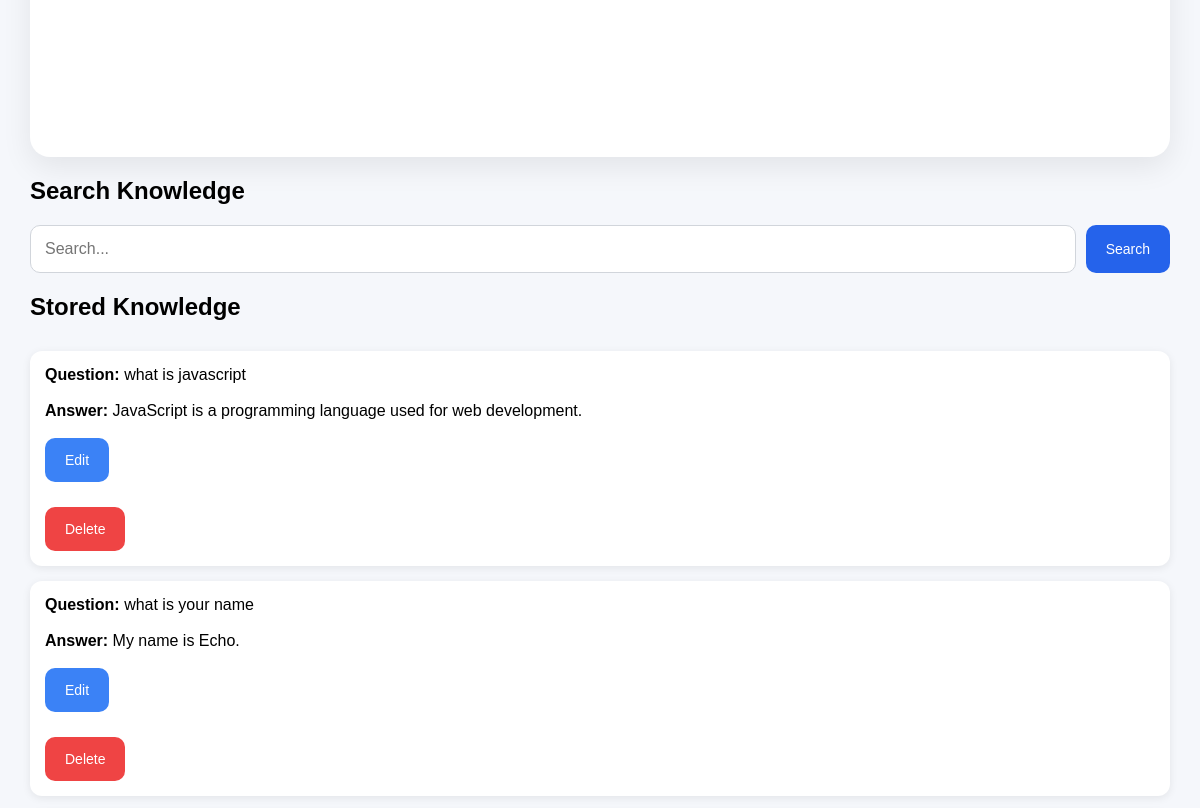
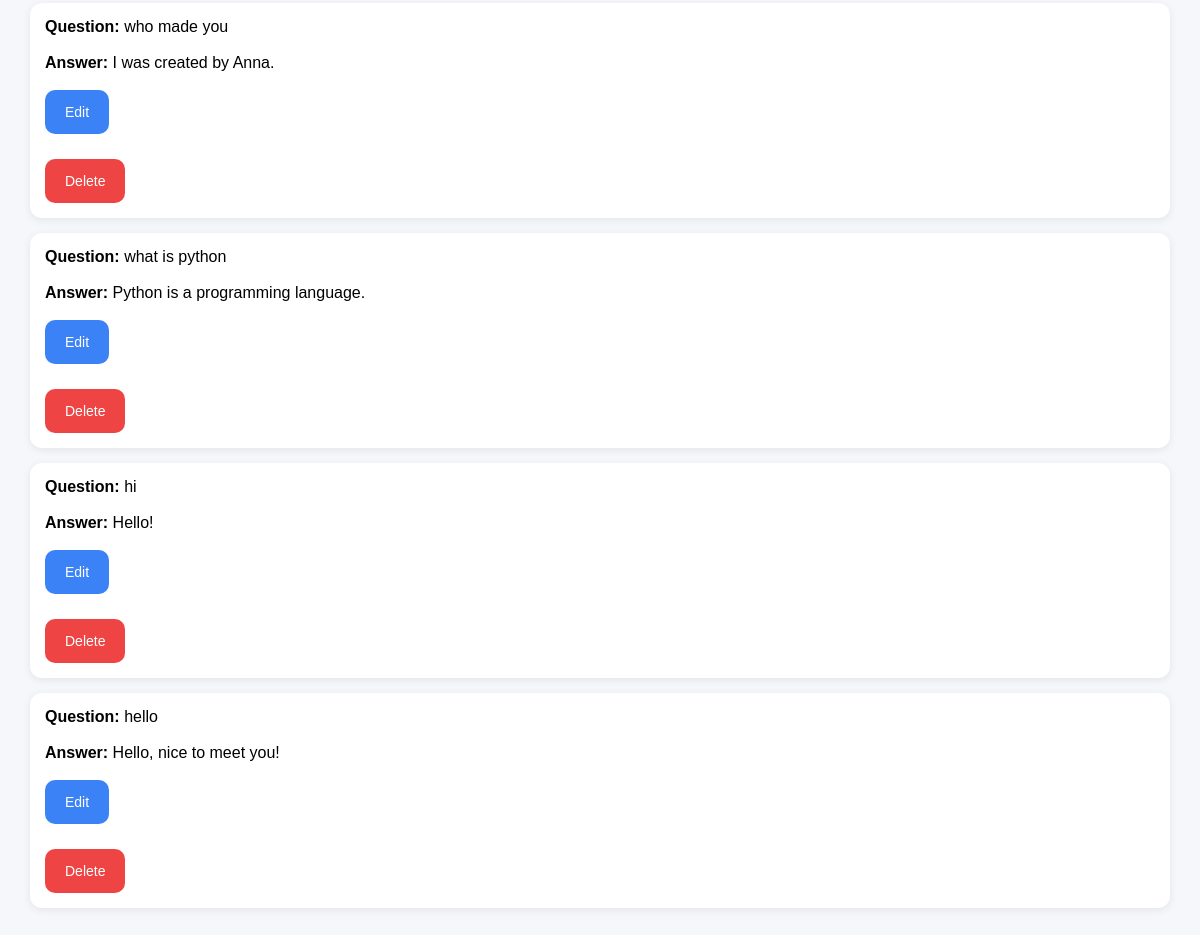
/admin (lower part), run on an earlier commit of the app's database (2 pictures, top to bottom).
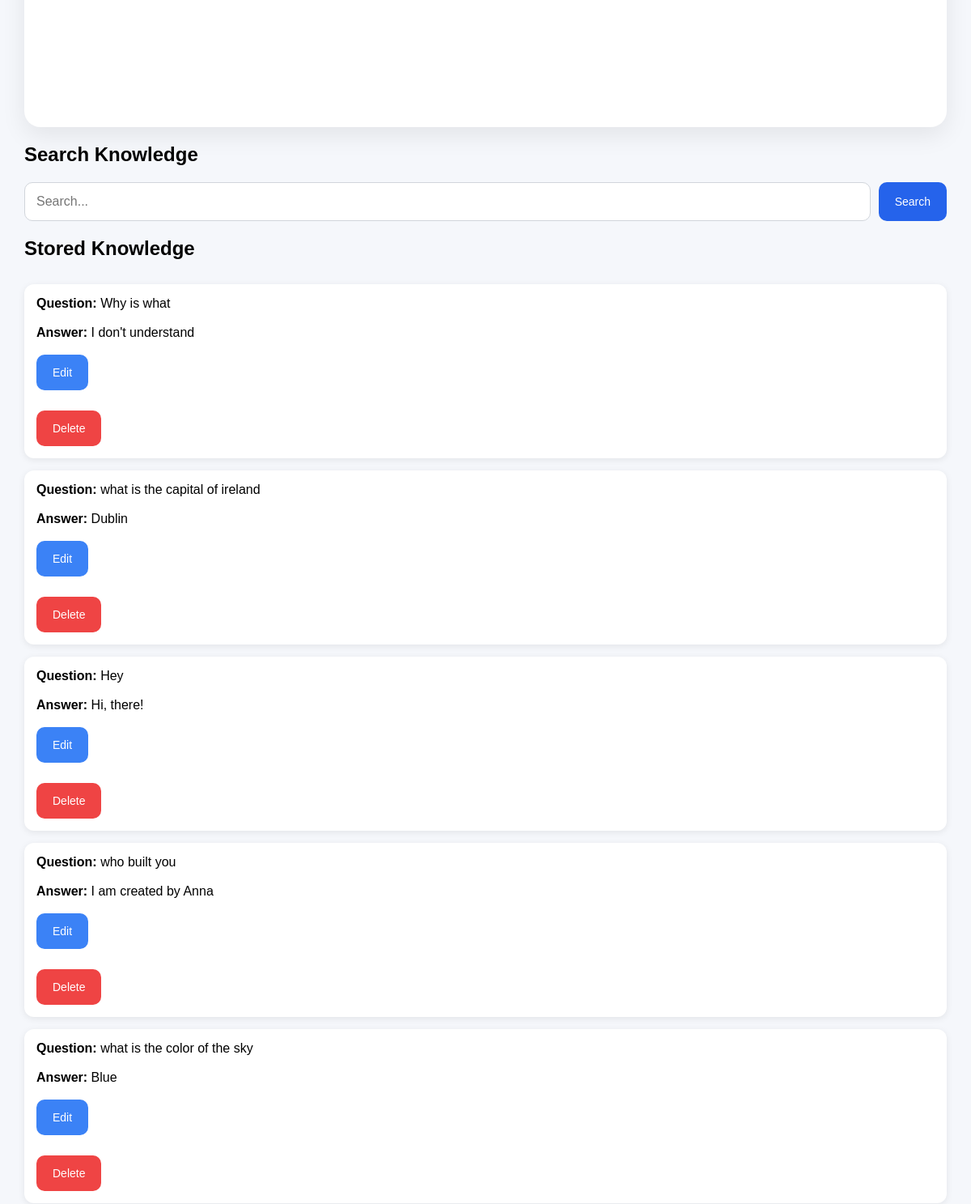
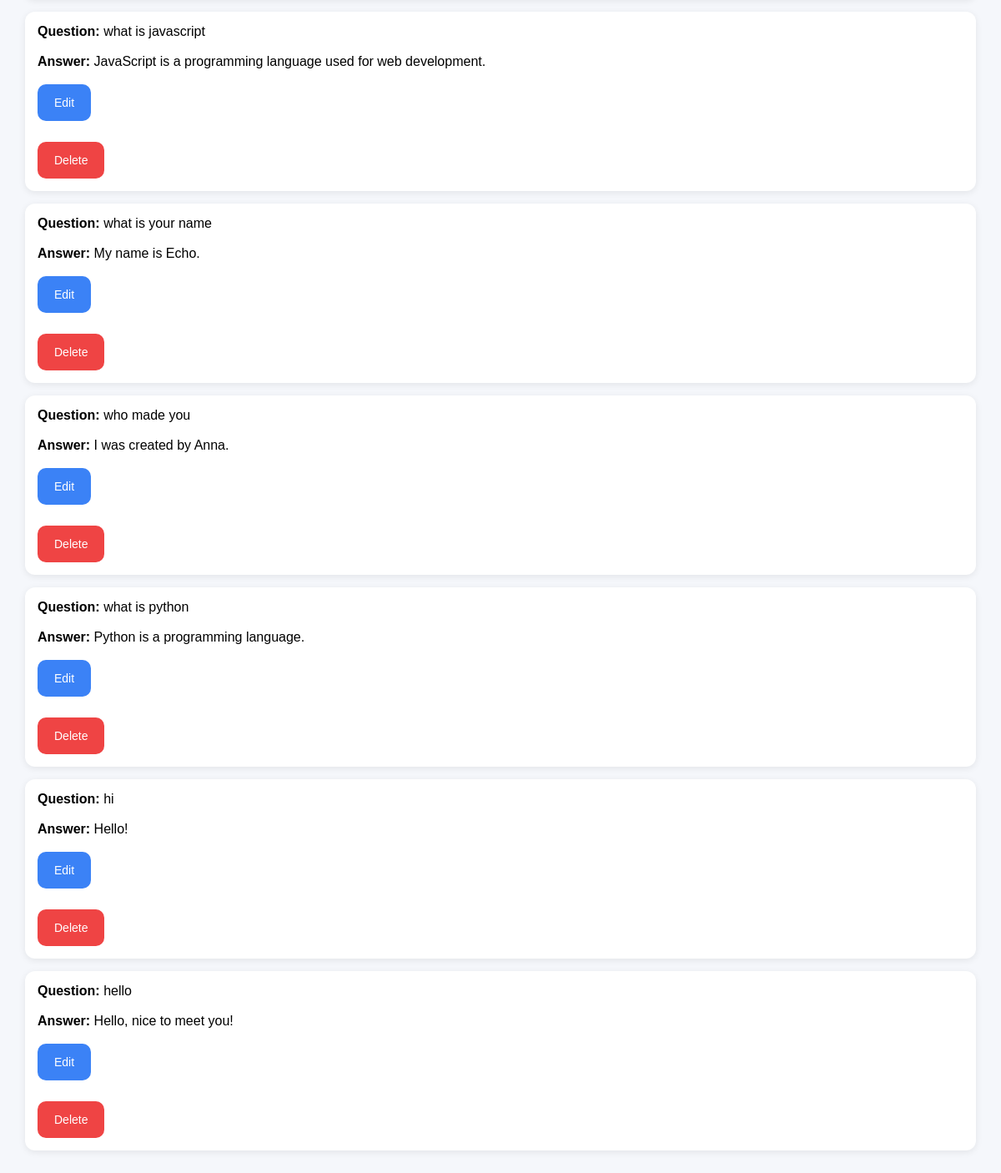
And on a later commit of the database (2 pictures, top to bottom).
### tables this page shows
CREATE TABLE responses (
    id INTEGER PRIMARY KEY AUTOINCREMENT,
    user_input TEXT NOT NULL,
    bot_response TEXT NOT NULL
);

### app.py (the view, shortened to what this page needs)
@app.route("/admin", methods=["GET", "POST"])
def admin():
    search_term = request.args.get(
        "search",
        ""
    )
    if search_term:
        knowledge = search_knowledge(
            search_term
        )
    else:
        knowledge = get_all_knowledge()
    return render_template(
        "admin.html",
        knowledge=knowledge
    )

### utils/database.py (called while the page is built)
def get_all_knowledge():
    import sqlite3
    connection = sqlite3.connect(
        "data/responses.db"
    )
    cursor = connection.cursor()
    cursor.execute(
        """
        SELECT
            id,
            user_input,
            bot_response
        FROM responses
        ORDER BY id DESC
        """
    )
    knowledge = cursor.fetchall()
    connection.close()
    return knowledge

### templates/admin.html (shortened to what this page needs)
<!DOCTYPE html>
<html>
<head>
    <link
        rel="stylesheet"
        href="{{ url_for('static', filename='styles.css') }}"
    >
</head>
<body>
    <div class="chat-container">
    </div>
    <h2>Search Knowledge</h2>
    <form method="GET">
        <input
            type="text"
            name="search"
            value="{{ request.args.get('search', '') }}"
            placeholder="Search..."
        >
        <button type="submit">
            Search
        </button>
    </form>
    <h2>Stored Knowledge</h2>
    <div class="knowledge-list">
        {% for item in knowledge %}
            <div class="knowledge-card">
                <strong>Question:</strong>
                {{ item[1] }}
                <br><br>
                <strong>Answer:</strong>
                {{ item[2] }}
                <br><br>
                <a
                    href="/edit/{{ item[0] }}"
                >
                    <button
                        type="button"
                        class="edit-button"
                    >
                        Edit
                    </button>
                </a>
                <form
                    action="/delete/{{ item[0] }}"
                    method="POST"
                >
                    <button
                        class="delete-button"
                        type="submit"
                    >
                        Delete
                    </button>
                </form>
            </div>
        {% endfor %}
    </div>
</body>
</html>

### static/styles.css (style rules this page uses)
body { font-family: Arial, sans-serif; background-color: #f5f7fb; margin: 0; padding: 30px; }
.chat-container { background: white; height: 550px; padding: 25px; border-radius: 20px; overflow-y: auto; box-shadow: 0 10px 30px rgba(0, 0, 0, 0.08); }
form { display: flex; gap: 10px; margin-top: 15px; }
input[type="text"] { flex: 1; padding: 14px; border: 1px solid #d1d5db; border-radius: 10px; font-size: 16px; }
button { padding: 14px 20px; border: none; border-radius: 10px; background: #2563eb; color: white; cursor: pointer; font-size: 14px; }
.knowledge-list { margin-top: 30px; }
.knowledge-card { background: white; padding: 15px; margin-bottom: 15px; border-radius: 12px; box-shadow: 0 2px 8px rgba(0,0,0,0.08); }
.delete-button { background-color: #ef4444; color: white; margin-top: 10px; }
.edit-button { background-color: #3b82f6; color: white; margin-right: 10px; }

What changed in the data, as far as the page shows it:
added responses: user_input "Why is what", bot_response "I don't understand"
added responses: user_input "what is the capital of ireland", bot_response "Dublin"
added responses: user_input "Hey", bot_response "Hi, there!"
added responses: user_input "who built you", bot_response "I am created by Anna"
added responses: user_input "what is the color of the sky", bot_response "Blue"
